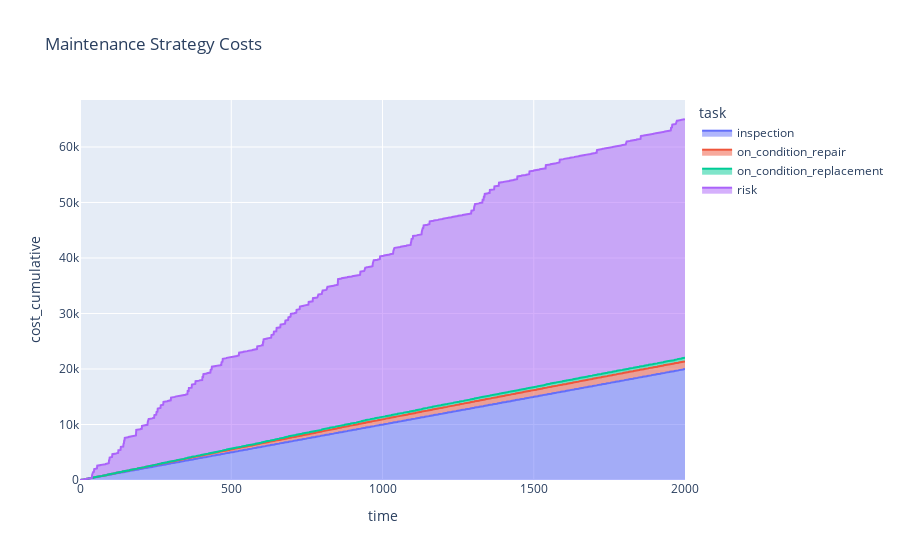

Here is the notebook cell this chart was saved with:
### Code cell
fig = px.area(df, x="time", y="cost_cumulative", color="task", title='Maintenance Strategy Costs')
fig.show()

### Figure 1 — Plotly figure (JSON) as saved in the notebook; plotly's stock layout.template omitted (floating-point values rounded to 4 significant figures; data arrays with more than 128 entries replaced by an {"elided": "..."} marker saying what was removed)
{"data": [{"hovertemplate": "task=inspection<br>time=%{x}<br>cost_cumulative=%{y}<extra></extra>", "legendgroup": "inspection", "line": {"color": "#636efa"}, "mode": "lines", "name": "inspection", "orientation": "v", "showlegend": true, "stackgroup": "1", "type": "scatter", "x": {"elided": "2001 int values"}, "xaxis": "x", "y": {"elided": "2001 int values"}, "yaxis": "y"}, {"hovertemplate": "task=on_condition_repair<br>time=%{x}<br>cost_cumulative=%{y}<extra></extra>", "legendgroup": "on_condition_repair", "line": {"color": "#EF553B"}, "mode": "lines", "name": "on_condition_repair", "orientation": "v", "showlegend": true, "stackgroup": "1", "type": "scatter", "x": {"elided": "2001 int values"}, "xaxis": "x", "y": {"elided": "2001 int values"}, "yaxis": "y"}, {"hovertemplate": "task=on_condition_replacement<br>time=%{x}<br>cost_cumulative=%{y}<extra></extra>", "legendgroup": "on_condition_replacement", "line": {"color": "#00cc96"}, "mode": "lines", "name": "on_condition_replacement", "orientation": "v", "showlegend": true, "stackgroup": "1", "type": "scatter", "x": {"elided": "2001 int values"}, "xaxis": "x", "y": {"elided": "2001 int values"}, "yaxis": "y"}, {"hovertemplate": "task=risk<br>time=%{x}<br>cost_cumulative=%{y}<extra></extra>", "legendgroup": "risk", "line": {"color": "#ab63fa"}, "mode": "lines", "name": "risk", "orientation": "v", "showlegend": true, "stackgroup": "1", "type": "scatter", "x": {"elided": "2001 int values"}, "xaxis": "x", "y": {"elided": "2001 int values"}, "yaxis": "y"}], "layout": {"legend": {"title": {"text": "task"}, "tracegroupgap": 0}, "title": {"text": "Maintenance Strategy Costs"}, "xaxis": {"anchor": "y", "domain": [0, 1], "title": {"text": "time"}}, "yaxis": {"anchor": "x", "domain": [0, 1], "title": {"text": "cost_cumulative"}}}}
